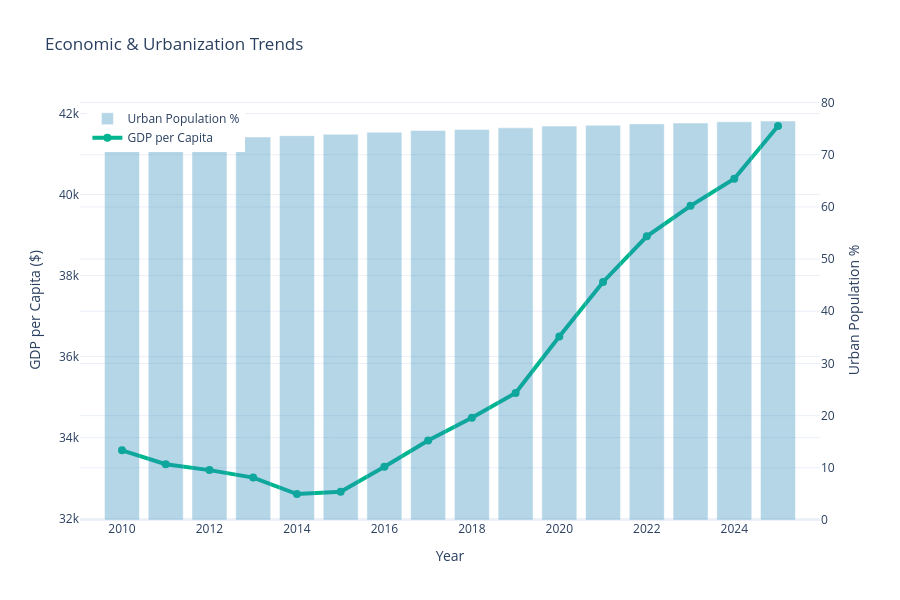

This figure's notebook cell:
### Code cell
import pandas as pd
import plotly.graph_objects as go

# ==========================================
# LOAD DATA
# ==========================================

df = pd.read_excel(
    r"C:\Users\ahmed3farag\Downloads\RAW DATA-ev.xlsx"
)

# ==========================================
# CLEAN COLUMN NAMES
# ==========================================

df.columns = (
    df.columns
    .str.strip()
    .str.lower()
    .str.replace(" ", "_")
)

# ==========================================
# COLUMN NAMES
# ==========================================

gdp_col = 'gdp_per_capita'

urban_col = 'urban_population_percent'

year_col = 'year'

# ==========================================
# CONVERT TO NUMERIC
# ==========================================

for col in [gdp_col, urban_col, year_col]:

    df[col] = pd.to_numeric(
        df[col],
        errors='coerce'
    )

# ==========================================
# REMOVE NULLS
# ==========================================

df = df.dropna(
    subset=[gdp_col, urban_col, year_col]
)

# ==========================================
# GROUP BY YEAR
# ==========================================

yearly_data = (
    df.groupby(year_col)[
        [gdp_col, urban_col]
    ]
    .mean()
    .reset_index()
)

# ==========================================
# CREATE CHART
# ==========================================

fig = go.Figure()

# ------------------------------------------
# URBAN POPULATION BAR (BACKGROUND)
# ------------------------------------------

fig.add_trace(

    go.Bar(

        x=yearly_data[year_col],

        y=yearly_data[urban_col],

        name='Urban Population %',

        marker_color='#2d8bba',

        opacity=0.35,

        yaxis='y2'
    )
)

# ------------------------------------------
# GDP LINE (FRONT)
# ------------------------------------------

fig.add_trace(

    go.Scatter(

        x=yearly_data[year_col],

        y=yearly_data[gdp_col],

        name='GDP per Capita',

        mode='lines+markers',

        line=dict(
            color='#00b58f',
            width=4
        ),

        marker=dict(
            size=8,
            color='#00b58f'
        ),

        yaxis='y1'
    )
)

# ==========================================
# LAYOUT
# ==========================================

fig.update_layout(

    title=' Economic & Urbanization Trends',

    template='plotly_white',

    xaxis=dict(
        title='Year'
    ),

    yaxis=dict(
        title='GDP per Capita ($)'
    ),

    yaxis2=dict(

        title='Urban Population %',

        overlaying='y',

        side='right'
    ),

    legend=dict(
        x=0.01,
        y=0.99
    ),

    height=600
)

# ==========================================
# SHOW OUTPUT
# ==========================================

fig.show()

### Figure 1 — Plotly figure (JSON) as saved in the notebook; plotly's stock layout.template omitted (floating-point values rounded to 4 significant figures)
{"data": [{"marker": {"color": "#2d8bba"}, "name": "Urban Population %", "opacity": 0.35, "type": "bar", "x": [2010, 2011, 2012, 2013, 2014, 2015, 2016, 2017, 2018, 2019, 2020, 2021, 2022, 2023, 2024, 2025], "y": [72.28, 72.62, 73.04, 73.38, 73.66, 73.92, 74.32, 74.64, 74.84, 75.15, 75.49, 75.64, 75.91, 76.07, 76.32, 76.46], "yaxis": "y2"}, {"line": {"color": "#00b58f", "width": 4}, "marker": {"color": "#00b58f", "size": 8}, "mode": "lines+markers", "name": "GDP per Capita", "type": "scatter", "x": [2010, 2011, 2012, 2013, 2014, 2015, 2016, 2017, 2018, 2019, 2020, 2021, 2022, 2023, 2024, 2025], "y": [33690.0, 33340.0, 33200.0, 33010.0, 32610.0, 32670.0, 33280.0, 33930.0, 34490.0, 35100.0, 36490.0, 37840.0, 38970.0, 39720.0, 40390.0, 41690.0], "yaxis": "y"}], "layout": {"height": 600, "legend": {"x": 0.01, "y": 0.99}, "title": {"text": " Economic & Urbanization Trends"}, "xaxis": {"title": {"text": "Year"}}, "yaxis": {"title": {"text": "GDP per Capita ($)"}}, "yaxis2": {"overlaying": "y", "side": "right", "title": {"text": "Urban Population %"}}}}
